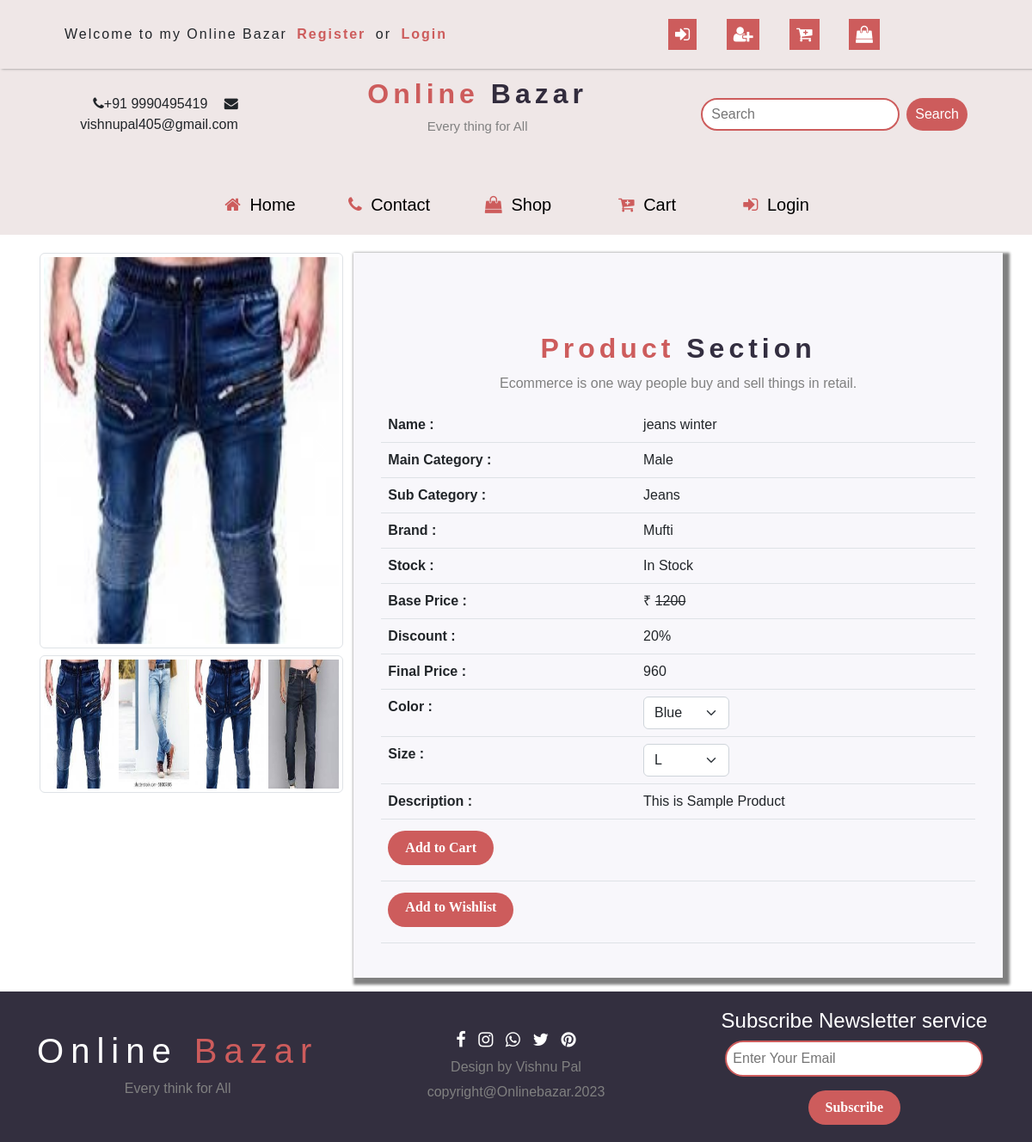
Page /singleProduct/88/ on the committed database.
### mainapp/models.py (models this page shows, shortened)
class Product(models.Model):
    id = models.AutoField(primary_key=True)
    name = models.CharField(max_length=30)
    maincategory = models.ForeignKey(MainCategory, on_delete=models.CASCADE)
    subcategory = models.ForeignKey(SubCategory, on_delete=models.CASCADE)
    brand = models.ForeignKey(Brand, on_delete=models.CASCADE)
    seller = models.ForeignKey(Seller, on_delete=models.CASCADE, default=None)
    baseprice = models.IntegerField()
    discount = models.IntegerField()
    finalprice = models.IntegerField()
    size = models.CharField(max_length=100)
    color = models.CharField(max_length=100)
    discription = models.TextField()
    stock = models.CharField(max_length=20, default="In Stock")
    pic1 = models.ImageField(
        upload_to="images", default="No_image_available.svg.webp", null=True, blank=True
    )
    pic2 = models.ImageField(
        upload_to="images", default="No_image_available.svg.webp", null=True, blank=True
    )
    pic3 = models.ImageField(
        upload_to="images", default="No_image_available.svg.webp", null=True, blank=True
    )
    pic4 = models.ImageField(
        upload_to="images", default="No_image_available.svg.webp", null=True, blank=True
    )

class MainCategory(models.Model):
    id = models.AutoField(primary_key=True)
    name = models.CharField(max_length=30)
    def __str__(self):
        return self.name

class SubCategory(models.Model):
    id = models.AutoField(primary_key=True)
    name = models.CharField(max_length=30)
    def __str__(self):
        return self.name

class Brand(models.Model):
    id = models.AutoField(primary_key=True)
    name = models.CharField(max_length=30)
    def __str__(self):
        return self.name

### mainapp/views.py (the view)
# urls.py: path("singleProduct/<int:num>/", views.singleProduct, name="singleProduct"),
def singleProduct(request, num):
    p = Product.objects.get(id=num)
    color = p.color.strip().split(" ")
    print(color)
    size = p.size.strip().split(" ")
    print(size)
    return render(
        request, "singleProduct.html", {"Product": p, "color": color, "size": size}
    )

### mainapp/templatetags/product.py (called while the page is built)
@register.filter("stock")
def stock(request, data):
    if data == "In Stock":
        return True
    else:
        return False

### mainapp/templates/singleProduct.html (shortened to what this page needs)
{% extends "index.html" %}
{% load static %}
{% load product %}
{% block body %}
<div class="container mt-2">
    <div class="row">
        <div class="col-md-4">
            <div id="carouselExampleFade" class="carousel slide carousel-fade"
                data-bs-ride="carousel">
                <div class="carousel-inner img-thumbnail">
                    <div class="carousel-item active">
                        <img src="{{Product.pic1.url}}" height="450px"
                            class="d-block w-100"
                            alt="...">
                    </div>
                </div>
                <button class="carousel-control-prev" type="button"
                    data-bs-target="#carouselExampleFade" data-bs-slide="prev">
                    <span class="carousel-control-prev-icon" aria-hidden="true"></span>
                </button>
                <button class="carousel-control-next" type="button"
                    data-bs-target="#carouselExampleFade" data-bs-slide="next">
                    <span class="carousel-control-next-icon" aria-hidden="true"></span>
                </button>
            </div>
            <div class="d-flex justify-content-between mt-2 img-thumbnail">
                <img src="{{Product.pic1.url}}" height="150px" width="24%"
                    alt="...">
                <img src="{{Product.pic2.url}}" height="150px" width="24%"
                    alt="...">
                <img src="{{Product.pic3.url}}" height="150px" width="24%"
                    alt="...">
                <img src="{{Product.pic4.url}}" height="150px" width="24%"
                    alt="...">
            </div>
        </div>
        <div class="col-md-8 contform marginSingleProduct"
            style>
            <div class="product-intro">
                <h1>Product <span>Section</span></h1>
                <p>Ecommerce is one way people buy and sell things in retail.</p>
            </div>
            <table class="table">
                <tr>
                    <th>Name : </th>
                    <td>{{Product.name}}</td>
                </tr>
                <tr>
                    <th>Main Category : </th>
                    <td>{{Product.maincategory}}</td>
                </tr>
                <tr>
                    <th>Sub Category : </th>
                    <td>{{Product.subcategory}}</td>
                </tr>
                <tr>
                    <th>Brand : </th>
                    <td>{{Product.brand}}</td>
                </tr>
                <tr>
                    <th>Stock : </th>
                    <td>{{Product.stock}}</td>
                </tr>
                <tr>
                    <th>Base Price : </th>
                    <td>&#8377; <del>{{Product.baseprice}}</del></td>
                </tr>
                <tr>
                    <th>Discount : </th>
                    <td>{{Product.discount}}%</td>
                </tr>
                <tr>
                    <th>Final Price : </th>
                    <td>{{Product.finalprice}}</td>
                </tr>
                <form action="/add-to-cart/" method="post">
                    <tr>
                        <th>Color : </th>
                        <td>
                            <select class="form-select" name="color"
                                style="width:100px;">
                                {% for i in color %}
                                <option value="{{i}}">{{i}}</option>
                                {% endfor %}
                            </select>
                        </td>
                    </tr>
                    <tr>
                        <th>Size : </th>
                        <td>
                            <select class="form-select" name="size"
                                style="width: 100px;">
                                {% for i in size %}
                                <option value="{{i}}">{{i}}</option>
                                {% endfor %}
                            </select>
                        </td>
                    </tr>
                    <tr>
                        <th>Description : </th>
                        <td>{{Product.discription}}</td>
                    </tr>
                    <tr>
                        {% if request|stock:Product.stock %}
                        <th colspan="2"><button type="submit"
                                class="btn button">Add to
                                Cart</button></th>
                        {% else %}
                        <th colspan="2"><button type="submit"
                                class="btn button" disabled>Add to
                                Cart</button></th>
                        {% endif %}
                    </tr>
                </form>
                <tr>
                    <th colspan="2"><a href="/addToWishlist/{{Product.id}}/"
                            class="btn button">Add to
                            Wishlist</a></th>
                </tr>
            </table>
        </div>
    </div>
</div>
{% endblock %}

### mainapp/static/css/style.css (style rules this page uses)
body { scroll-behavior: smooth; font-family: 'Roboto', sans-serif; }
:root { --primary:indianred; --secondary:rgba(15,10,29,0.849); --light:#2f3640; }
:root { --skin-color:indianred; }
:root { --bg-black-900:#f2f2fc; --bg-black-100:#fdf9ff; --bg-black-50:#e8dfec; --text-black-900:#303e4d; --text-black-700:#504e70; }
body { font-family: Arial, Helvetica, sans-serif; }
.container { padding: 16px; }
.product-intro { text-align: center; margin-top: 50px; }
.product-intro h1 { color: var(--primary); letter-spacing: 5px; font-size: 2rem; font-weight: bold; margin: 10px 0; }
.product-intro h1 span { color: var(--secondary); }
.product-intro p { color: gray; }
.contform { max-width: 768px; display: flex; flex-direction: column; padding: 2rem 2rem 1.5rem; background-color: #f8f7fb; box-shadow: 4px 4px 3px 4px gray; }
.button { margin-top: 5px; padding: 5px 20px; height: 40px; border: none; background: linear-gradient(to bottom right, indianred, indianred); border-radius: 20px; cursor: pointer; font-size: 16px; font-family: ‘Open Sans’; font-weight: 600; color: white; margin-bottom: 10px; }

### rows in the picture
Product: pic1 (picture), pic2 (picture), pic3 (picture), pic4 (picture), name "jeans winter", maincategory "Male", subcategory "Jeans", brand "Mufti", stock "In Stock", baseprice "1200", discount "20", finalprice "960", discription "This is Sample Product"

### other values in the picture
form field color "Blue"
form field size "L"
